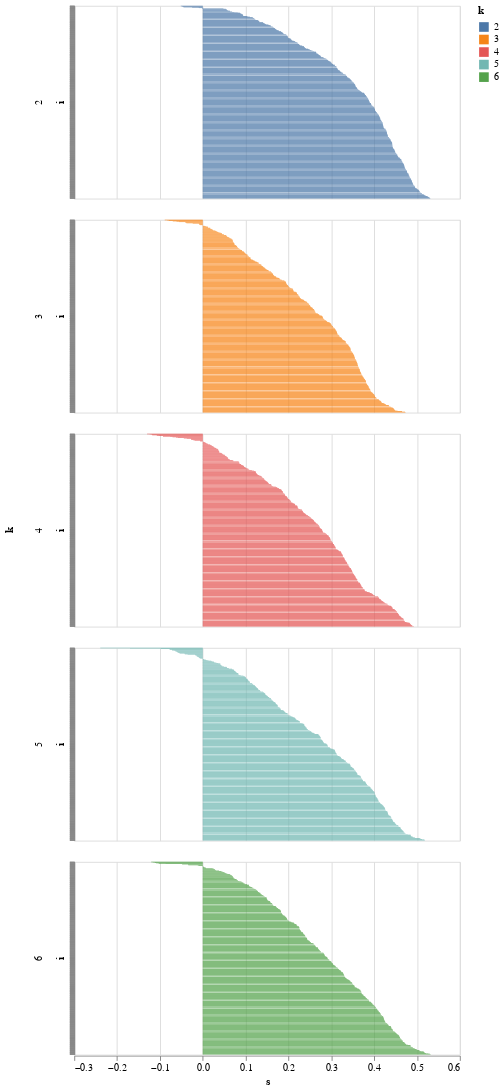

The notebook cell this image was saved under:
### Code cell
source = s_df.melt(id_vars=["i"])
source.columns = ["i","k","s"]

import altair as alt
alt.Chart(source).mark_bar().encode(
    x = "s:Q",
    y = alt.Y("i:N",sort='x',axis=alt.Axis(labels=False)),
    row = "k:N",
    color = "k:N"
).resolve_scale(y='independent').properties(height=200)

### Figure 1 — Vega-Lite specification as saved in the notebook (floating-point values rounded to 4 significant figures; data arrays with more than 128 entries replaced by an {"elided": "..."} marker saying what was removed)
{"config": {"view": {"continuousWidth": 400, "continuousHeight": 300}}, "data": {"name": "data-c67d5b10450a72e3a81a830f3e3eacd9"}, "mark": "bar", "encoding": {"color": {"type": "nominal", "field": "k"}, "row": {"type": "nominal", "field": "k"}, "x": {"type": "quantitative", "field": "s"}, "y": {"type": "nominal", "axis": {"labels": false}, "field": "i", "sort": "x"}}, "height": 200, "resolve": {"scale": {"y": "independent"}}, "$schema": "https://vega.github.io/schema/vega-lite/v4.8.1.json", "datasets": {"data-c67d5b10450a72e3a81a830f3e3eacd9": {"elided": "2530 records"}}}
